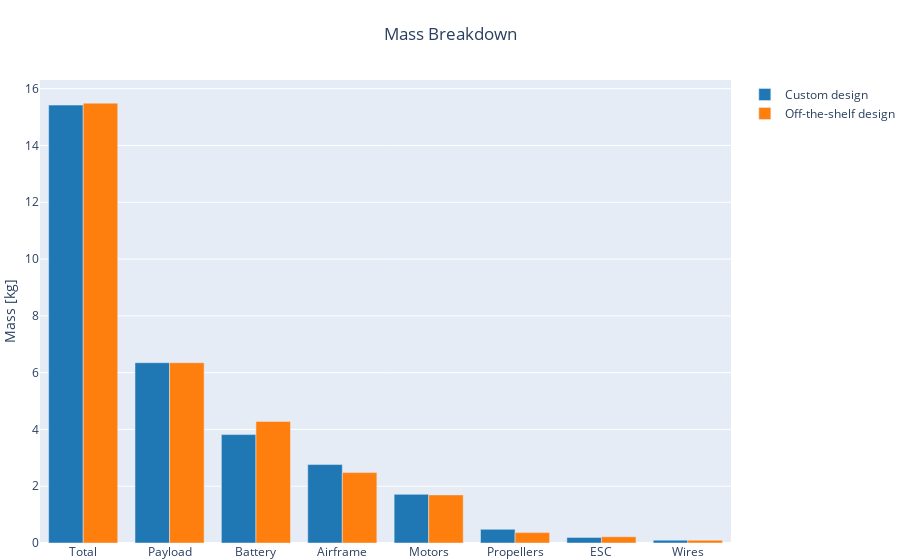

Write notebook code for a chart like this one.
### Code cell
OUTPUT_FILE_CONTINUOUS = pth.join(DATA_FOLDER_PATH, "problem_outputs_DJI_M600_mdo.xml")
OUTPUT_FILE_DISCRETE = pth.join(DATA_FOLDER_PATH, "problem_outputs_discrete_DJI_M600_mdo.xml")

fig = mass_breakdown_bar_plot_drone(OUTPUT_FILE_CONTINUOUS, name="Custom design")
fig = mass_breakdown_bar_plot_drone(OUTPUT_FILE_DISCRETE, name="Off-the-shelf design", fig=fig)
fig.show()

### Figure 1 — Plotly figure (JSON) as saved in the notebook; plotly's stock layout.template omitted (floating-point values rounded to 4 significant figures)
{"data": [{"error_y": {"type": "data"}, "marker": {"color": "rgb(31, 119, 180)"}, "name": "Custom design", "type": "bar", "x": ["Total", "Payload", "Battery", "ESC", "Motors", "Propellers", "Wires", "Airframe"], "y": [15.42, 6.35, 3.818, 0.1975, 1.713, 0.4816, 0.1001, 2.762]}, {"error_y": {"type": "data"}, "marker": {"color": "rgb(255, 127, 14)"}, "name": "Off-the-shelf design", "type": "bar", "x": ["Total", "Payload", "Battery", "ESC", "Motors", "Propellers", "Wires", "Airframe"], "y": [15.49, 6.35, 4.283, 0.2202, 1.694, 0.366, 0.09813, 2.479]}], "layout": {"autosize": true, "margin": {"b": 0, "l": 0, "r": 0, "t": 80}, "title": {"text": "Mass Breakdown", "x": 0.5}, "xaxis": {"autorange": true, "categoryorder": "total descending", "range": [-0.5, 7.5], "type": "category"}, "yaxis": {"autorange": true, "range": [0, 16.31], "title": {"text": "Mass [kg]"}, "type": "linear"}}}
